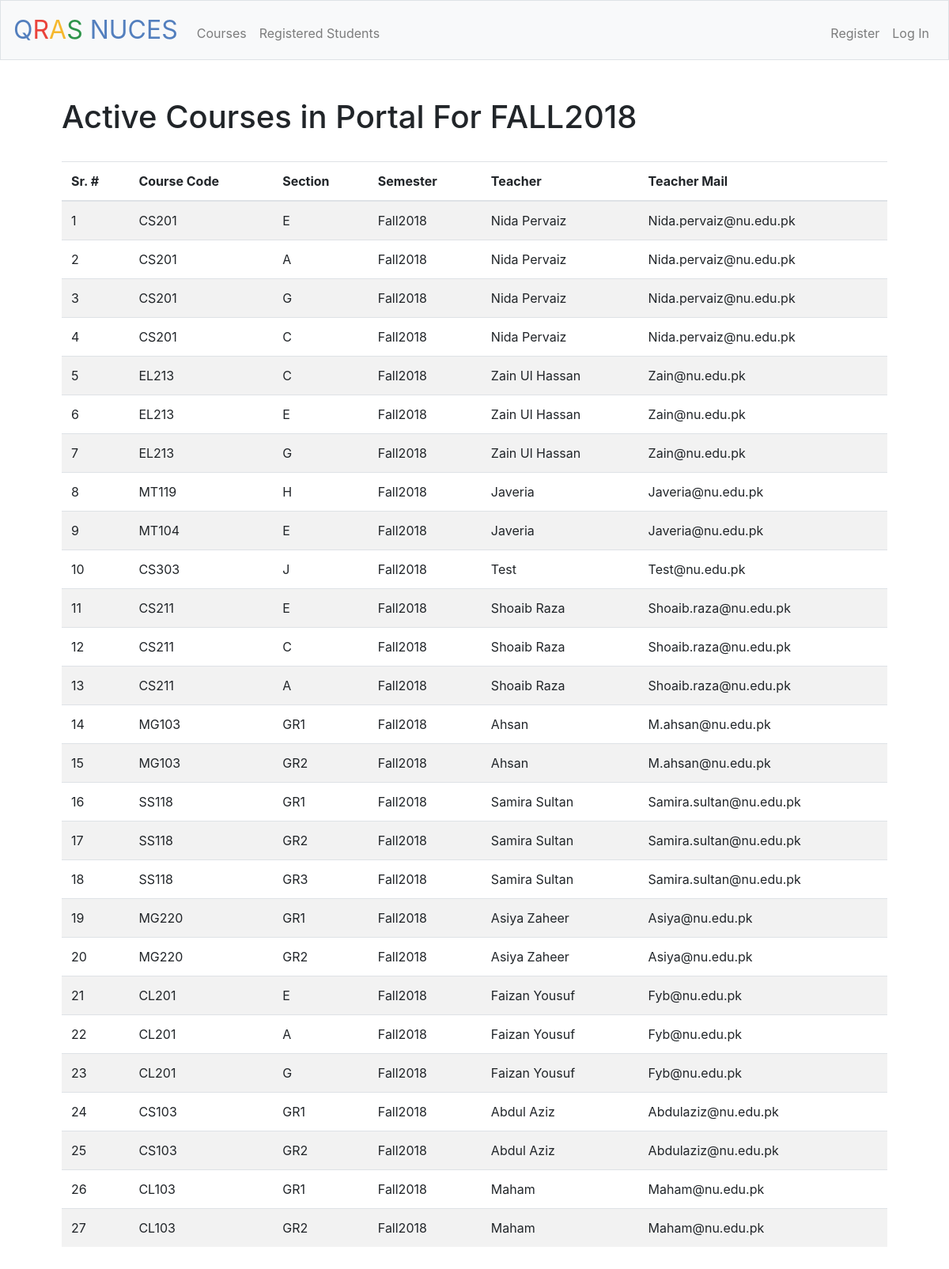
Page /active_courses on the committed database.
### tables this page shows
CREATE TABLE 'active_courses' ('id' integer PRIMARY KEY AUTOINCREMENT NOT NULL, 'course_code' text, 'section' text NOT NULL, 'semester' text NOT NULL, 'teacher'  text NOT NULL  , 'course_unique'  text NOT NULL  , 'teacher_mail' text);

### application.py (the view)
@app.route("/active_courses" ,methods=["GET"])
def active_cour():
    if request.method == "GET":
        active_courses = db.execute("SELECT * FROM active_courses")
        return render_template("active_courses.html",ac = active_courses)

### application.py (called while the page is built)
@app.after_request
def after_request(response):
    response.headers["Cache-Control"] = "no-cache, no-store, must-revalidate"
    response.headers["Expires"] = 0
    response.headers["Pragma"] = "no-cache"
    return response

### templates/active_courses.html (shortened to what this page needs)
{% extends "layout.html" %}
{% block main %}
<h1  align = "left"> Active Courses in Portal For FALL2018</h1>
<br>
<div class="table-responsive" class="card-body">
    <table class="table table-striped table-hover">
        {% if ac[0] %}
        <thead>
            <th>Sr. #</th>
            <th>Course Code</th>
            <th>Section</th>
            <th>Semester</th>
            <th>Teacher</th>
            <th>Teacher Mail</th>
        </thead>
        {% else %}
            <tr><td colspan = "6"><h2>No Course</h2></td></tr>
        {% endif %}
        <tbody>
            {%for i in ac%}
                {%if i%}
                    <tr>
                        <td>{{ac.index(i) + 1}}</td>
                        <td>{{i['course_code']}}</td>
                        <td>{{i['section']}}</td>
                        <td>{{i['semester']}}</td>
                        <td>{{i['teacher'].title()}}</td>
                        <td>{{i['teacher_mail'].capitalize()}}</td>
                    </tr>
                {% elif not i %}
                    <tr><td colspan = "6"><h2>No Course</h2></td></tr>
                {%endif%}
            {%endfor%}
        </tbody>
    </table>
</div>
{% endblock %}

### templates/layout.html (shortened to what this page needs)
<!DOCTYPE html>
<html lang="en">
    <head>
        <link href="https://maxcdn.bootstrapcdn.com/bootstrap/4.0.0-beta.2/css/bootstrap.min.css" rel="stylesheet"/>
        <link href="/static/styles.css" rel="stylesheet"/>
    </head>
    <body>
        <nav class="navbar navbar-expand-md navbar-light bg-light border">
            <a class="navbar-brand" href="/"><span class="blue">Q</span><span class="red">R</span><span class="yellow">A</span><span class="green">S</span> <span class="blue">NUCES</span></a>
            <div class="collapse navbar-collapse" id="navbar">
                {% if session.teacher_id %}
                    <ul class="navbar-nav mr-auto mt-2">
                        <li class="nav-item"><a class="nav-link" href="/teacher/my_students">My Students</a></li>
                        <li class="nav-item"><a class="nav-link" href="/teacher/view">Attendence</a></li>
                        <li class="nav-item"><a class="nav-link" href="/teacher/approve">Approve Students</a></li>
                        <li class="nav-item"><a class="nav-link" href="/active_courses">Courses</a></li>
                        <li class="nav-item"><a class="nav-link" href="/active_students">Registered Students</a></li>
                        <li class="nav-item"><a class="nav-link" href="/about">About</a></li>
                    </ul>
                    <ul class="navbar-nav ml-auto mt-2">
                        <li class="nav-item"><a class="nav-link" href="/logout">Log Out</a></li>
                    </ul>
                {% else %}
                    <ul class="navbar-nav mr-auto mt-2">
                        <li class="nav-item"><a class="nav-link" href="/active_courses">Courses</a></li>
                        <li class="nav-item"><a class="nav-link" href="/active_students">Registered Students</a></li>
                    </ul>
                    <ul class="navbar-nav ml-auto mt-2">
                        <li class="nav-item"><a class="nav-link" href="/register">Register</a></li>
                        <li class="nav-item"><a class="nav-link" href="/login">Log In</a></li>
                    </ul>
                {%endif %}
            </div>
        </nav>
        <main class="container p-5">
            {% block main %}{% endblock %}
        </main>
    </body>
</html>

### static/styles.css (style rules this page uses)
nav .navbar-brand { font-size: xx-large; }
nav .navbar-brand .blue { color: #537fbe; }
nav .navbar-brand .red { color: #ea433b; }
nav .navbar-brand .yellow { color: #f5b82e; }
nav .navbar-brand .green { color: #2e944b; }
main { overflow-x: auto; text-align: center; }
table { display: table; text-align: left; }

### rows in the picture
active_courses: ac "1", course_code "CS201", section "E", semester "Fall2018", teacher "Nida Pervaiz", teacher_mail "Nida.pervaiz@nu.edu.pk"
active_courses: ac "2", course_code "CS201", section "A", semester "Fall2018", teacher "Nida Pervaiz", teacher_mail "Nida.pervaiz@nu.edu.pk"
active_courses: ac "3", course_code "CS201", section "G", semester "Fall2018", teacher "Nida Pervaiz", teacher_mail "Nida.pervaiz@nu.edu.pk"
active_courses: ac "4", course_code "CS201", section "C", semester "Fall2018", teacher "Nida Pervaiz", teacher_mail "Nida.pervaiz@nu.edu.pk"
active_courses: ac "5", course_code "EL213", section "C", semester "Fall2018", teacher "Zain Ul Hassan", teacher_mail "Zain@nu.edu.pk"
active_courses: ac "6", course_code "EL213", section "E", semester "Fall2018", teacher "Zain Ul Hassan", teacher_mail "Zain@nu.edu.pk"
active_courses: ac "7", course_code "EL213", section "G", semester "Fall2018", teacher "Zain Ul Hassan", teacher_mail "Zain@nu.edu.pk"
active_courses: ac "8", course_code "MT119", section "H", semester "Fall2018", teacher "Javeria", teacher_mail "Javeria@nu.edu.pk"
active_courses: ac "9", course_code "MT104", section "E", semester "Fall2018", teacher "Javeria", teacher_mail "Javeria@nu.edu.pk"
active_courses: ac "10", course_code "CS303", section "J", semester "Fall2018", teacher "Test", teacher_mail "Test@nu.edu.pk"
active_courses: ac "11", course_code "CS211", section "E", semester "Fall2018", teacher "Shoaib Raza", teacher_mail "Shoaib.raza@nu.edu.pk"
active_courses: ac "12", course_code "CS211", section "C", semester "Fall2018", teacher "Shoaib Raza", teacher_mail "Shoaib.raza@nu.edu.pk"
active_courses: ac "13", course_code "CS211", section "A", semester "Fall2018", teacher "Shoaib Raza", teacher_mail "Shoaib.raza@nu.edu.pk"
active_courses: ac "14", course_code "MG103", section "GR1", semester "Fall2018", teacher "Ahsan", teacher_mail "M.ahsan@nu.edu.pk"
active_courses: ac "15", course_code "MG103", section "GR2", semester "Fall2018", teacher "Ahsan", teacher_mail "M.ahsan@nu.edu.pk"
active_courses: ac "16", course_code "SS118", section "GR1", semester "Fall2018", teacher "Samira Sultan", teacher_mail "Samira.sultan@nu.edu.pk"
active_courses: ac "17", course_code "SS118", section "GR2", semester "Fall2018", teacher "Samira Sultan", teacher_mail "Samira.sultan@nu.edu.pk"
active_courses: ac "18", course_code "SS118", section "GR3", semester "Fall2018", teacher "Samira Sultan", teacher_mail "Samira.sultan@nu.edu.pk"
active_courses: ac "19", course_code "MG220", section "GR1", semester "Fall2018", teacher "Asiya Zaheer", teacher_mail "Asiya@nu.edu.pk"
active_courses: ac "20", course_code "MG220", section "GR2", semester "Fall2018", teacher "Asiya Zaheer", teacher_mail "Asiya@nu.edu.pk"
active_courses: ac "21", course_code "CL201", section "E", semester "Fall2018", teacher "Faizan Yousuf", teacher_mail "Fyb@nu.edu.pk"
active_courses: ac "22", course_code "CL201", section "A", semester "Fall2018", teacher "Faizan Yousuf", teacher_mail "Fyb@nu.edu.pk"
active_courses: ac "23", course_code "CL201", section "G", semester "Fall2018", teacher "Faizan Yousuf", teacher_mail "Fyb@nu.edu.pk"
active_courses: ac "24", course_code "CS103", section "GR1", semester "Fall2018", teacher "Abdul Aziz", teacher_mail "Abdulaziz@nu.edu.pk"
active_courses: ac "25", course_code "CS103", section "GR2", semester "Fall2018", teacher "Abdul Aziz", teacher_mail "Abdulaziz@nu.edu.pk"
active_courses: ac "26", course_code "CL103", section "GR1", semester "Fall2018", teacher "Maham", teacher_mail "Maham@nu.edu.pk"
active_courses: ac "27", course_code "CL103", section "GR2", semester "Fall2018", teacher "Maham", teacher_mail "Maham@nu.edu.pk"
